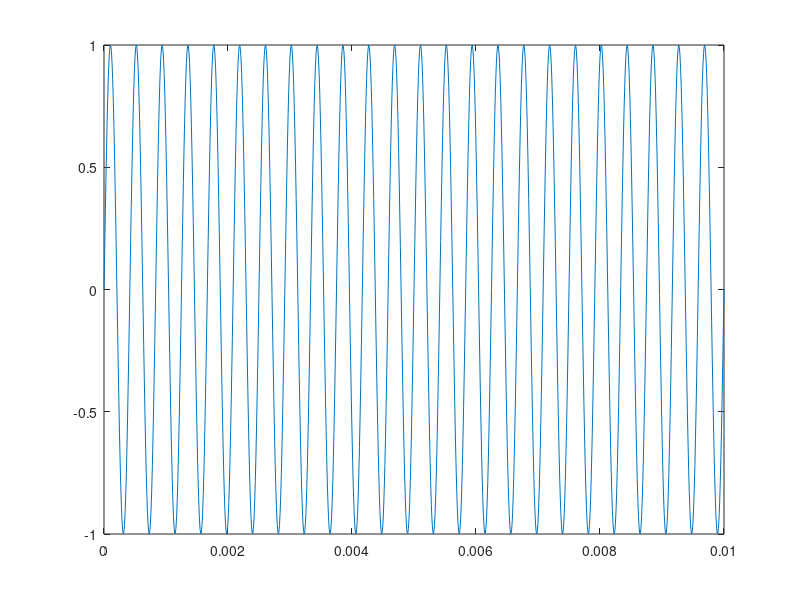
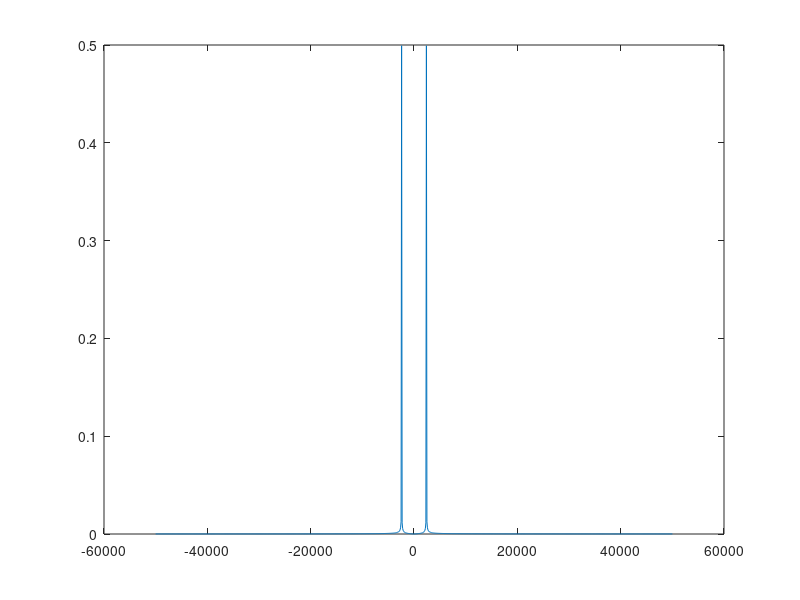

Source code (MATLAB) for these figures, in order:
close all
clc

pkg load control
pkg load signal

%Configuracao e parametros iniciais
fs = 10^5;
t = [0:1/fs:0.01];
A = 1;
f = 2.4*10^3;

%Dominio do tempo
S = A*sin(2*pi*f*t);
plot(t,S)
figure

%Dominio da Frequencia
N=length(t);
vf=linspace(-fs/2, fs/2,length(t)); %vetor de frequencia
signal = A*sin(2*pi*f*t);
psd=fftshift(fft(signal)/N);
power=abs(psd);
plot(vf,power)